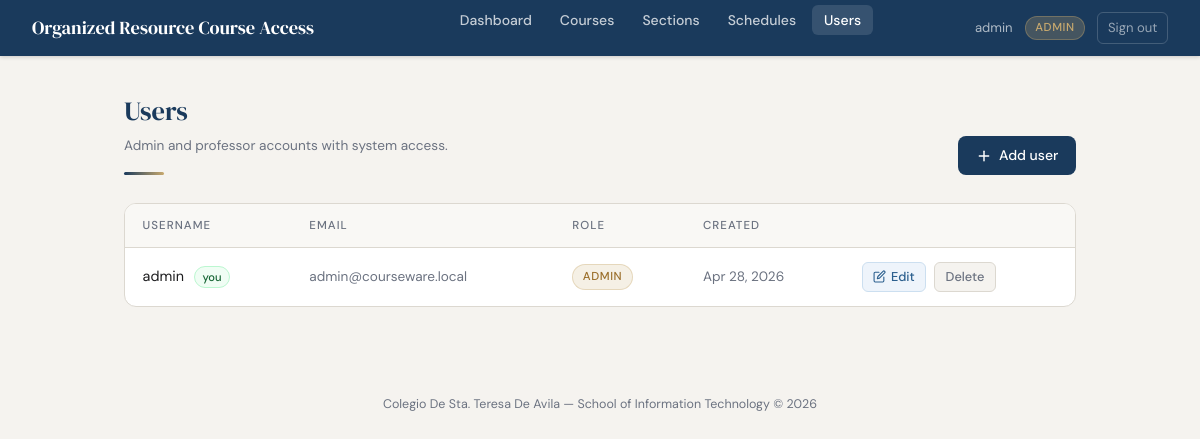
The app's page /modules/users/index.php (signed in) with its own data.
### tables this page shows
CREATE TABLE `users` (
  `user_id` int(11) NOT NULL AUTO_INCREMENT,
  `username` varchar(50) NOT NULL,
  `email` varchar(100) NOT NULL,
  `password` varchar(255) NOT NULL,
  `role` enum('admin','professor') NOT NULL DEFAULT 'professor',
  `created_at` timestamp NOT NULL DEFAULT current_timestamp(),
  PRIMARY KEY (`user_id`),
  UNIQUE KEY `uq_users_username` (`username`),
  UNIQUE KEY `uq_users_email` (`email`)
);

### modules/users/index.php (the view, shortened to what this page needs)
<?php
require_once '../../config/db.php';
$users = $pdo->query("SELECT * FROM users ORDER BY role ASC, username ASC")->fetchAll();
?>
<!DOCTYPE html>
<html lang="en">
<head>
  <link href="https://cdn.jsdelivr.net/npm/bootstrap@5.3.3/dist/css/bootstrap.min.css" rel="stylesheet">
</head>
<body>
  <nav class="top-nav">
    <a class="nav-brand" href="../../index.php">Organized Resource Course Access</a>
    <ul class="nav-links">
      <li><a href="../../index.php">Dashboard</a></li>
      <li><a href="../courses/index.php">Courses</a></li>
      <li><a href="../sections/index.php">Sections</a></li>
      <li><a href="../schedules/index.php">Schedules</a></li>
      <li><a href="index.php" class="active">Users</a></li>
    </ul>
    <div class="nav-user">
      <span><?= htmlspecialchars($_SESSION['username']) ?></span>
      <span class="badge-role"><?= htmlspecialchars($_SESSION['role']) ?></span>
      <a href="../../logout.php">Sign out</a>
    </div>
  </nav>
  <div class="page-wrap">
    <div class="page-header">
      <div>
        <h2>Users</h2>
        <p>Admin and professor accounts with system access.</p>
        <div class="accent-line"></div>
      </div>
      <a href="add.php" class="btn-add">
        <svg viewBox="0 0 24 24"><line x1="12" y1="5" x2="12" y2="19"/><line x1="5" y1="12" x2="19" y2="12"/></svg>
        Add user
      </a>
    </div>
    <div class="table-card">
      <?php if (empty($users)): ?>
        <div class="empty-state">
          <p>No users found. <a href="add.php">Add the first one.</a></p>
        </div>
      <?php else: ?>
        <table>
          <thead>
            <tr>
              <th>Username</th>
              <th>Email</th>
              <th>Role</th>
              <th>Created</th>
              <th></th>
            </tr>
          </thead>
          <tbody>
            <?php foreach ($users as $u): ?>
            <tr>
              <td>
                <?= htmlspecialchars($u['username']) ?>
                <?php if ($u['user_id'] === $_SESSION['user_id']): ?>
                  <span class="you-badge">you</span>
                <?php endif; ?>
              </td>
              <td class="muted-text"><?= htmlspecialchars($u['email']) ?></td>
              <td>
                <span class="role-badge role-<?= $u['role'] ?>">
                  <?= htmlspecialchars($u['role']) ?>
                </span>
              </td>
              <td class="muted-text"><?= date('M j, Y', strtotime($u['created_at'])) ?></td>
              <td>
                <div class="actions">
                  <a href="edit.php?id=<?= $u['user_id'] ?>" class="btn-edit">
                    <svg viewBox="0 0 24 24"><path d="M11 4H4a2 2 0 0 0-2 2v14a2 2 0 0 0 2 2h14a2 2 0 0 0 2-2v-7"/><path d="M18.5 2.5a2.121 2.121 0 0 1 3 3L12 15l-4 1 1-4 9.5-9.5z"/></svg>
                    Edit
                  </a>
                  <?php if ($u['user_id'] === $_SESSION['user_id']): ?>
                    <span class="btn-disabled" title="You cannot delete your own account.">Delete</span>
                  <?php endif; ?>
                </div>
              </td>
            </tr>
            <?php endforeach; ?>
          </tbody>
        </table>
      <?php endif; ?>
    </div>
  </div>
  <p class="page-footer">
    Colegio De Sta. Teresa De Avila &mdash; School of Information Technology &copy; <?= date('Y') ?>
  </p>
</body>
</html>

### records on screen
users: username "admin", shows "you", email "admin@courseware.local", role "ADMIN", created_at "Apr 28, 2026", shows "Delete"

### other values on screen
$_SESSION['username'] "admin"
$_SESSION['role'] "ADMIN"
